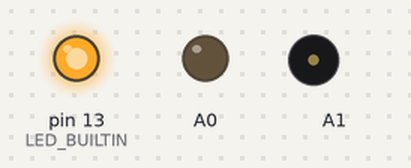
This sketch was run on a simulated Arduino Uno, built with avr-gcc and run on an emulated ATmega328P. Shown: output pins drawn as LEDs (lit = HIGH), buzzer (waves = sounding). What the sketch prints to the serial monitor is not drawn.

Above: at 0.7 s.
At 3.2 s:
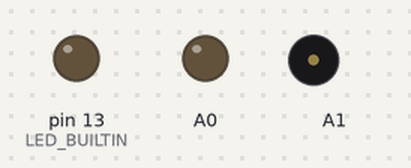
Timing chart, 0 to 6.5 s (numbered marks = the images above):
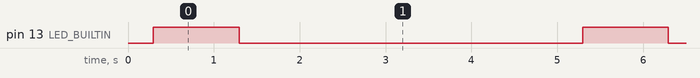

Measured:
- by itself, pin 13 (LED_BUILTIN): alternates HIGH for 1.0 s and LOW for 4.0 s, 6 changes in all, then stays LOW

The sketch:

AUTO_SHOOT.ino
```cpp
// Nikon Remote Emulator by Gough Lui (https://goughlui.com)
// A1 = IR +
// A0 = IR -

int count=0;
int count2=0;

void setup() {
   pinMode(LED_BUILTIN, OUTPUT);
  pinMode(A0,OUTPUT);
  digitalWrite(A0,LOW);
  pinMode(A1,OUTPUT);
  digitalWrite(A1,LOW);
  Serial.begin(9600);

}

void loop() {

   while(count2<3) {
  shoot();
  digitalWrite(LED_BUILTIN, HIGH);   // turn the LED on (HIGH is the voltage level)
  delay(1000);                       // wait for a second
  digitalWrite(LED_BUILTIN, LOW);    // turn the LED off by making the voltage LOW
  delay(4000);                       // wait for a second
  count2++;
  Serial.println("Shoot");
  }
}

void shoot(){
  // Send code three times, as the clone remote does
  // Delays are tuned to account for overhead of library code.
  while(count<3) {
    tone(A1,38000);
    delay(2);
    noTone(A1);
    delay(28);
    tone(A1,38000);
    delayMicroseconds(200);
    noTone(A1);
    delayMicroseconds(1500);
    tone(A1,38000);
    delayMicroseconds(200);
    noTone(A1);
    delayMicroseconds(3300);
    tone(A1,38000);
    delayMicroseconds(200);
    noTone(A1);
    delayMicroseconds(100);
    delay(63);
    count++;
  }
}
```
